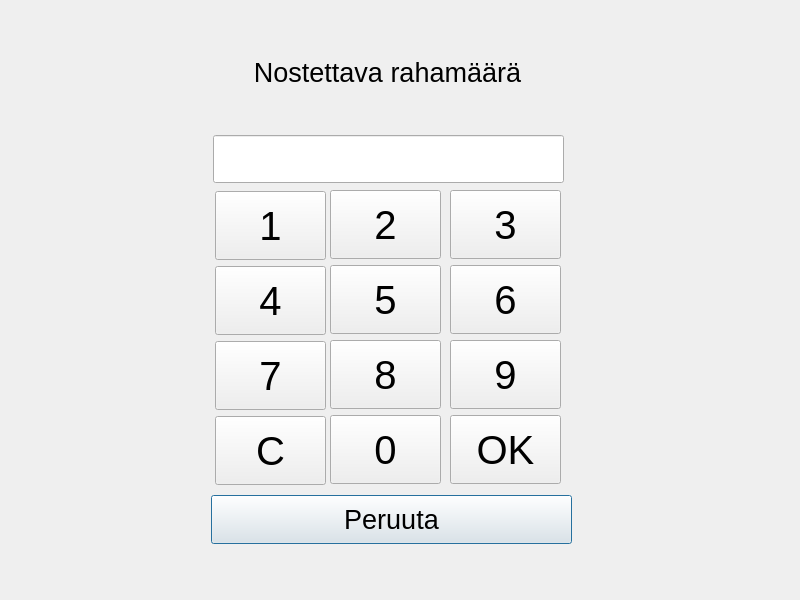
<?xml version="1.0" encoding="UTF-8"?>
<ui version="4.0">
 <class>RahanNosto</class>
 <widget class="QDialog" name="RahanNosto">
  <property name="geometry">
   <rect>
    <x>0</x>
    <y>0</y>
    <width>800</width>
    <height>600</height>
   </rect>
  </property>
  <property name="minimumSize">
   <size>
    <width>0</width>
    <height>0</height>
   </size>
  </property>
  <property name="mouseTracking">
   <bool>true</bool>
  </property>
  <property name="windowTitle">
   <string>Rahan Nosto</string>
  </property>
  <widget class="QPushButton" name="peruutaButton">
   <property name="geometry">
    <rect>
     <x>211</x>
     <y>495</y>
     <width>361</width>
     <height>49</height>
    </rect>
   </property>
   <property name="font">
    <font>
     <pointsize>20</pointsize>
    </font>
   </property>
   <property name="mouseTracking">
    <bool>true</bool>
   </property>
   <property name="text">
    <string>Peruuta</string>
   </property>
  </widget>
  <widget class="QLabel" name="label">
   <property name="geometry">
    <rect>
     <x>212</x>
     <y>52</y>
     <width>351</width>
     <height>40</height>
    </rect>
   </property>
   <property name="font">
    <font>
     <pointsize>20</pointsize>
    </font>
   </property>
   <property name="mouseTracking">
    <bool>true</bool>
   </property>
   <property name="text">
    <string>Nostettava rahamäärä</string>
   </property>
   <property name="alignment">
    <set>Qt::AlignCenter</set>
   </property>
  </widget>
  <widget class="QLineEdit" name="lineEdit_2">
   <property name="geometry">
    <rect>
     <x>213</x>
     <y>135</y>
     <width>351</width>
     <height>48</height>
    </rect>
   </property>
   <property name="font">
    <font>
     <pointsize>20</pointsize>
    </font>
   </property>
   <property name="mouseTracking">
    <bool>true</bool>
   </property>
   <property name="acceptDrops">
    <bool>true</bool>
   </property>
   <property name="alignment">
    <set>Qt::AlignCenter</set>
   </property>
  </widget>
  <widget class="QLabel" name="virheLabel">
   <property name="geometry">
    <rect>
     <x>213</x>
     <y>99</y>
     <width>351</width>
     <height>30</height>
    </rect>
   </property>
   <property name="font">
    <font>
     <pointsize>15</pointsize>
    </font>
   </property>
   <property name="mouseTracking">
    <bool>true</bool>
   </property>
   <property name="styleSheet">
    <string notr="true">color: rgb(255, 0, 0);</string>
   </property>
   <property name="text">
    <string/>
   </property>
   <property name="alignment">
    <set>Qt::AlignCenter</set>
   </property>
  </widget>
  <widget class="QPushButton" name="kuusi_2">
   <property name="geometry">
    <rect>
     <x>450</x>
     <y>265</y>
     <width>111</width>
     <height>69</height>
    </rect>
   </property>
   <property name="font">
    <font>
     <pointsize>30</pointsize>
    </font>
   </property>
   <property name="mouseTracking">
    <bool>true</bool>
   </property>
   <property name="text">
    <string>6</string>
   </property>
  </widget>
  <widget class="QPushButton" name="kolme_2">
   <property name="geometry">
    <rect>
     <x>450</x>
     <y>190</y>
     <width>111</width>
     <height>69</height>
    </rect>
   </property>
   <property name="font">
    <font>
     <pointsize>30</pointsize>
    </font>
   </property>
   <property name="mouseTracking">
    <bool>true</bool>
   </property>
   <property name="text">
    <string>3</string>
   </property>
  </widget>
  <widget class="QPushButton" name="ok_2">
   <property name="geometry">
    <rect>
     <x>450</x>
     <y>415</y>
     <width>111</width>
     <height>69</height>
    </rect>
   </property>
   <property name="font">
    <font>
     <pointsize>30</pointsize>
    </font>
   </property>
   <property name="mouseTracking">
    <bool>true</bool>
   </property>
   <property name="text">
    <string>OK</string>
   </property>
  </widget>
  <widget class="QPushButton" name="yhdeksan_2">
   <property name="geometry">
    <rect>
     <x>450</x>
     <y>340</y>
     <width>111</width>
     <height>69</height>
    </rect>
   </property>
   <property name="font">
    <font>
     <pointsize>30</pointsize>
    </font>
   </property>
   <property name="mouseTracking">
    <bool>true</bool>
   </property>
   <property name="text">
    <string>9</string>
   </property>
  </widget>
  <widget class="QPushButton" name="kaksi_2">
   <property name="geometry">
    <rect>
     <x>330</x>
     <y>190</y>
     <width>111</width>
     <height>69</height>
    </rect>
   </property>
   <property name="font">
    <font>
     <pointsize>30</pointsize>
    </font>
   </property>
   <property name="mouseTracking">
    <bool>true</bool>
   </property>
   <property name="text">
    <string>2</string>
   </property>
  </widget>
  <widget class="QPushButton" name="kahdeksan_2">
   <property name="geometry">
    <rect>
     <x>330</x>
     <y>340</y>
     <width>111</width>
     <height>69</height>
    </rect>
   </property>
   <property name="font">
    <font>
     <pointsize>30</pointsize>
    </font>
   </property>
   <property name="mouseTracking">
    <bool>true</bool>
   </property>
   <property name="text">
    <string>8</string>
   </property>
  </widget>
  <widget class="QPushButton" name="nolla_2">
   <property name="geometry">
    <rect>
     <x>330</x>
     <y>415</y>
     <width>111</width>
     <height>69</height>
    </rect>
   </property>
   <property name="font">
    <font>
     <pointsize>30</pointsize>
    </font>
   </property>
   <property name="mouseTracking">
    <bool>true</bool>
   </property>
   <property name="text">
    <string>0</string>
   </property>
  </widget>
  <widget class="QPushButton" name="viisi_2">
   <property name="geometry">
    <rect>
     <x>330</x>
     <y>265</y>
     <width>111</width>
     <height>69</height>
    </rect>
   </property>
   <property name="font">
    <font>
     <pointsize>30</pointsize>
    </font>
   </property>
   <property name="mouseTracking">
    <bool>true</bool>
   </property>
   <property name="text">
    <string>5</string>
   </property>
  </widget>
  <widget class="QPushButton" name="yksi_2">
   <property name="geometry">
    <rect>
     <x>215</x>
     <y>191</y>
     <width>111</width>
     <height>69</height>
    </rect>
   </property>
   <property name="font">
    <font>
     <pointsize>30</pointsize>
    </font>
   </property>
   <property name="cursor">
    <cursorShape>ArrowCursor</cursorShape>
   </property>
   <property name="mouseTracking">
    <bool>true</bool>
   </property>
   <property name="text">
    <string>1</string>
   </property>
  </widget>
  <widget class="QPushButton" name="nelja_2">
   <property name="geometry">
    <rect>
     <x>215</x>
     <y>266</y>
     <width>111</width>
     <height>69</height>
    </rect>
   </property>
   <property name="font">
    <font>
     <pointsize>30</pointsize>
    </font>
   </property>
   <property name="mouseTracking">
    <bool>true</bool>
   </property>
   <property name="styleSheet">
    <string notr="true"/>
   </property>
   <property name="text">
    <string>4</string>
   </property>
  </widget>
  <widget class="QPushButton" name="seitseman_2">
   <property name="geometry">
    <rect>
     <x>215</x>
     <y>341</y>
     <width>111</width>
     <height>69</height>
    </rect>
   </property>
   <property name="font">
    <font>
     <pointsize>30</pointsize>
    </font>
   </property>
   <property name="mouseTracking">
    <bool>true</bool>
   </property>
   <property name="text">
    <string>7</string>
   </property>
  </widget>
  <widget class="QPushButton" name="pyyhi_2">
   <property name="geometry">
    <rect>
     <x>215</x>
     <y>416</y>
     <width>111</width>
     <height>69</height>
    </rect>
   </property>
   <property name="font">
    <font>
     <pointsize>30</pointsize>
    </font>
   </property>
   <property name="mouseTracking">
    <bool>true</bool>
   </property>
   <property name="text">
    <string>C</string>
   </property>
  </widget>
 </widget>
 <resources/>
 <connections/>
</ui>
